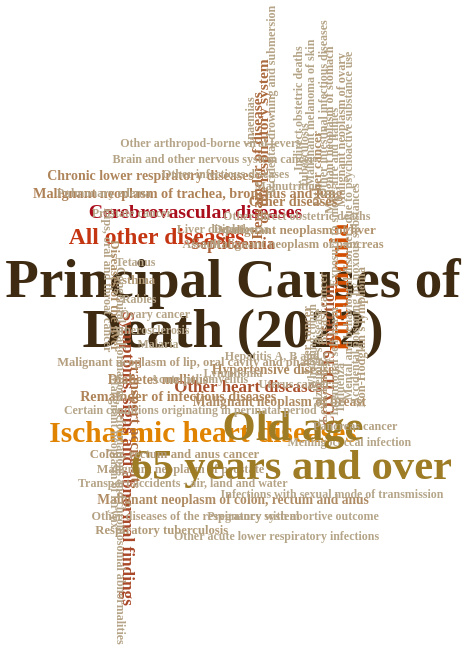

The specification (Vega-Lite) saved for this image:
### Vega-Lite specification from a JSON file in a GitHub repository (floating-point values rounded to 4 significant figures)
{"$schema": "https://vega.github.io/schema/vega-lite/v5.json", "config": {"view": {"stroke": ""}}, "width": "container", "height": 500, "background": null, "data": {"values": [{"word": "Principal Causes of", "count": 50000, "x": 200, "y": 205, "angle": 0, "Causes of Death": "Principal Causes of Death (2022)", "Death Cases": 206525}, {"word": "Death (2022)", "count": 50000, "x": 200, "y": 170, "angle": 0, "Causes of Death": "Principal Causes of Death (2022)", "Death Cases": 206525}, {"word": "Ischaemic heart diseases", "count": 20322, "x": 160, "y": 98, "angle": 0, "Causes of Death": "Ischaemic heart diseases", "Death Cases": 20322}, {"word": "Pneumonia", "count": 16770, "x": 343, "y": 200, "angle": -90, "Causes of Death": "Pneumonia", "Death Cases": 16770}, {"word": "All other diseases", "count": 13541, "x": 98, "y": 235, "angle": 0, "Causes of Death": "All other diseases", "Death Cases": 13541}, {"word": "Cerebrovascular diseases", "count": 9149, "x": 150, "y": 253, "angle": 0, "Causes of Death": "Cerebrovascular diseases", "Death Cases": 9149}, {"word": "Symptoms, signs and abnormal findings", "count": 6114, "x": 60, "y": 80, "angle": 90, "Causes of Death": "Symptoms, signs and abnormal findings", "Death Cases": 6114}, {"word": "Other heart diseases", "count": 5774, "x": 220, "y": 130, "angle": 0, "Causes of Death": "Other heart diseases", "Death Cases": 5774}, {"word": "COVID-19 infection", "count": 5314, "x": 328, "y": 152, "angle": -90, "Causes of Death": "COVID-19 infection", "Death Cases": 5314}, {"word": "Septicaemia", "count": 5006, "x": 200, "y": 230, "angle": 0, "Causes of Death": "Septicaemia", "Death Cases": 5006}, {"word": "Remainder of diseases", "count": 4131, "x": 232, "y": 285, "angle": -90, "Causes of Death": "Remainder of diseases of the respiratory system", "Death Cases": 4131}, {"word": "of the respiratory system", "count": 4131, "x": 240, "y": 302, "angle": -90, "Causes of Death": "Remainder of diseases of the respiratory system", "Death Cases": 4131}, {"word": "Transport accidents", "count": 4012, "x": 70, "y": 105, "angle": 90, "Causes of Death": "Transport accidents", "Death Cases": 4012}, {"word": "Malignant neoplasm of trachea, bronchus and lung", "count": 2644, "x": 140, "y": 265, "angle": 0, "Causes of Death": "Malignant neoplasm of trachea, bronchus and lung", "Death Cases": 2644}, {"word": "Remainder of infectious diseases", "count": 2573, "x": 127, "y": 123, "angle": 0, "Causes of Death": "Remainder of infectious diseases", "Death Cases": 2573}, {"word": "Chronic lower respiratory diseases", "count": 2324, "x": 90, "y": 278, "angle": 0, "Causes of Death": "Chronic lower respiratory diseases", "Death Cases": 2324}, {"word": "Hypertensive diseases", "count": 2123, "x": 257, "y": 142, "angle": 0, "Causes of Death": "Hypertensive diseases", "Death Cases": 2123}, {"word": "Diabetes mellitus", "count": 2085, "x": 100, "y": 135, "angle": 0, "Causes of Death": "Diabetes mellitus", "Death Cases": 2085}, {"word": "Malignant neoplasm of breast", "count": 1922, "x": 262, "y": 120, "angle": 0, "Causes of Death": "Malignant neoplasm of breast", "Death Cases": 1922}, {"word": "Malignant neoplasm of colon, rectum and anus", "count": 1894, "x": 200, "y": 51, "angle": 0, "Causes of Death": "Malignant neoplasm of colon, rectum and anus", "Death Cases": 1894}, {"word": "Diseases of the liver", "count": 1552, "x": 42, "y": 194, "angle": 90, "Causes of Death": "Diseases of the liver", "Death Cases": 1552}, {"word": "Malignant neoplasm of liver", "count": 1389, "x": 285, "y": 240, "angle": 0, "Causes of Death": "Malignant neoplasm of liver", "Death Cases": 1389}, {"word": "Respiratory tuberculosis", "count": 811, "x": 105, "y": 30, "angle": 0, "Causes of Death": "Respiratory tuberculosis", "Death Cases": 811}, {"word": "Leukaemia", "count": 725, "x": 320, "y": 126, "angle": -90, "Causes of Death": "Leukaemia", "Death Cases": 725}, {"word": "Malignant neoplasm of pancreas", "count": 672, "x": 285, "y": 230, "angle": 0, "Causes of Death": "Malignant neoplasm of pancreas", "Death Cases": 672}, {"word": "Malignant neoplasm of lip, oral cavity and pharynx", "count": 603, "x": 148, "y": 148, "angle": 0, "Causes of Death": "Malignant neoplasm of lip, oral cavity and pharynx", "Death Cases": 603}, {"word": "Non-Hodgkin's lymphoma", "count": 533, "x": 371, "y": 165, "angle": -90, "Causes of Death": "Non-Hodgkin's lymphoma", "Death Cases": 533}, {"word": "Malignant neoplasm of prostate", "count": 457, "x": 130, "y": 73, "angle": 0, "Causes of Death": "Malignant neoplasm of prostate", "Death Cases": 457}, {"word": "Malignant neoplasm of ovary", "count": 403, "x": 344, "y": 310, "angle": -90, "Causes of Death": "Malignant neoplasm of ovary", "Death Cases": 403}, {"word": "Malignant neoplasm of stomach", "count": 383, "x": 328, "y": 310, "angle": -90, "Causes of Death": "Malignant neoplasm of stomach", "Death Cases": 383}, {"word": "Anaemias", "count": 231, "x": 222, "y": 315, "angle": -90, "Causes of Death": "Anaemias", "Death Cases": 231}, {"word": "Accidental drowning and submersion", "count": 89, "x": 250, "y": 330, "angle": -90, "Causes of Death": "Accidental drowning and submersion", "Death Cases": 89}, {"word": "Malignant neoplasm of larynx", "count": 72, "x": 42, "y": 85, "angle": 90, "Causes of Death": "Malignant neoplasm of larynx", "Death Cases": 72}, {"word": "Other arthropod-borne viral fevers", "count": 67, "x": 170, "y": 301, "angle": 0, "Causes of Death": "Other arthropod-borne viral fevers", "Death Cases": 67}, {"word": "Other direct obstetric deaths", "count": 53, "x": 285, "y": 250, "angle": 0, "Causes of Death": "Other direct obstetric deaths", "Death Cases": 53}, {"word": "Other intestinal infectious diseases", "count": 51, "x": 320, "y": 325, "angle": -90, "Causes of Death": "Other intestinal infectious diseases", "Death Cases": 51}, {"word": "Malnutrition", "count": 51, "x": 273, "y": 271, "angle": 0, "Causes of Death": "Malnutrition", "Death Cases": 51}, {"word": "Assault", "count": 51, "x": 158, "y": 230, "angle": 0, "Causes of Death": "Assault", "Death Cases": 51}, {"word": "Indirect obstetric deaths", "count": 33, "x": 286, "y": 325, "angle": -90, "Causes of Death": "Indirect obstetric deaths", "Death Cases": 33}, {"word": "Malignant melanoma of skin", "count": 32, "x": 303, "y": 322, "angle": -90, "Causes of Death": "Malignant melanoma of skin", "Death Cases": 32}, {"word": "Alzheimer's disease", "count": 31, "x": 313, "y": 150, "angle": -90, "Causes of Death": "Alzheimer's disease", "Death Cases": 31}, {"word": "Influenza", "count": 27, "x": 342, "y": 130, "angle": -90, "Causes of Death": "Influenza", "Death Cases": 27}, {"word": "Accidental poisoning by noxious substances", "count": 27, "x": 362, "y": 195, "angle": -90, "Causes of Death": "Accidental poisoning by noxious substances", "Death Cases": 27}, {"word": "Other acute lower respiratory infections", "count": 26, "x": 258, "y": 26, "angle": 0, "Causes of Death": "Other acute lower respiratory infections", "Death Cases": 26}, {"word": "Atherosclerosis", "count": 18, "x": 90, "y": 170, "angle": 0, "Causes of Death": "Atherosclerosis", "Death Cases": 18}, {"word": "Pregnancy with abortive outcome", "count": 16, "x": 280, "y": 40, "angle": 0, "Causes of Death": "Pregnancy with abortive outcome", "Death Cases": 16}, {"word": "Malaria", "count": 12, "x": 100, "y": 160, "angle": 0, "Causes of Death": "Malaria", "Death Cases": 12}, {"word": "Infections with sexual mode of transmission", "count": 9, "x": 332, "y": 55, "angle": 0, "Causes of Death": "Infections with sexual mode of transmission", "Death Cases": 9}, {"word": "Exposure to smoke, fire and flames", "count": 9, "x": 335, "y": 263, "angle": -90, "Causes of Death": "Exposure to smoke, fire and flames", "Death Cases": 9}, {"word": "Rabies", "count": 8, "x": 75, "y": 192, "angle": 0, "Causes of Death": "Rabies", "Death Cases": 8}, {"word": "Intentional self-harm", "count": 8, "x": 334, "y": 148, "angle": -90, "Causes of Death": "Intentional self-harm", "Death Cases": 8}, {"word": "Tetanus", "count": 2, "x": 70, "y": 218, "angle": 0, "Causes of Death": "Tetanus", "Death Cases": 2}, {"word": "Meningococcal infection", "count": 2, "x": 355, "y": 92, "angle": 0, "Causes of Death": "Meningococcal infection", "Death Cases": 2}, {"word": "Diphtheria", "count": 1, "x": 211, "y": 241, "angle": 0, "Causes of Death": "Diphtheria", "Death Cases": 1}, {"word": "Whooping cough", "count": 1, "x": 305, "y": 158, "angle": -90, "Causes of Death": "Whooping cough", "Death Cases": 1}, {"word": "Acute poliomyelitis", "count": 1, "x": 155, "y": 136, "angle": 0, "Causes of Death": "Acute poliomyelitis", "Death Cases": 1}, {"word": "Mental and behavioural disorders due to psychoactive substance use", "count": 1, "x": 353, "y": 243, "angle": -90, "Causes of Death": "Mental and behavioural disorders due to psychoactive substance use", "Death Cases": 1}, {"word": "Old age", "count": 35679, "x": 280, "y": 102, "angle": 0, "Causes of Death": "Old age 65 years and over", "Death Cases": 35679}, {"word": "65 years and over", "count": 35679, "x": 278, "y": 75, "angle": 0, "Causes of Death": "Old age 65 years and over", "Death Cases": 25679}, {"word": "Other diseases", "count": 2697, "x": 280, "y": 260, "angle": 0, "Causes of Death": "Other diseases", "Death Cases": 2697}, {"word": "Other cancer", "count": 1652, "x": 312, "y": 283, "angle": -90, "Causes of Death": "Other cancer", "Death Cases": 1652}, {"word": "Colon, rectum and anus cancer", "count": 928, "x": 122, "y": 83, "angle": 0, "Causes of Death": "Colon, rectum and anus cancer", "Death Cases": 928}, {"word": "Asthma", "count": 909, "x": 68, "y": 205, "angle": 0, "Causes of Death": "Asthma", "Death Cases": 909}, {"word": "Liver cancer", "count": 695, "x": 298, "y": 163, "angle": -90, "Causes of Death": "Liver cancer", "Death Cases": 695}, {"word": "Breast cancer", "count": 685, "x": 320, "y": 185, "angle": -90, "Causes of Death": "Breast cancer", "Death Cases": 685}, {"word": "Other diseases of the respiratory system", "count": 297, "x": 150, "y": 40, "angle": 0, "Causes of Death": "Other diseases of the respiratory system", "Death Cases": 297}, {"word": "Pancreas cancer", "count": 219, "x": 363, "y": 103, "angle": 0, "Causes of Death": "Pancreas cancer", "Death Cases": 219}, {"word": "Liver disease", "count": 209, "x": 170, "y": 241, "angle": 0, "Causes of Death": "Liver disease", "Death Cases": 209}, {"word": "Prostate cancer", "count": 196, "x": 65, "y": 252, "angle": 0, "Causes of Death": "Prostate cancer", "Death Cases": 196}, {"word": "Brain and other nervous system cancer", "count": 186, "x": 174, "y": 290, "angle": 0, "Causes of Death": "Brain and other nervous system cancer", "Death Cases": 186}, {"word": "Tuberculosis", "count": 182, "x": 295, "y": 292, "angle": -90, "Causes of Death": "Tuberculosis", "Death Cases": 182}, {"word": "Uterus cancer", "count": 166, "x": 282, "y": 132, "angle": 0, "Causes of Death": "Uterus cancer", "Death Cases": 166}, {"word": "Pulmonary edema", "count": 145, "x": 28, "y": 266, "angle": 0, "Causes of Death": "Pulmonary edema", "Death Cases": 145}, {"word": "Lips, oral and throat cancer", "count": 135, "x": 33, "y": 205, "angle": 90, "Causes of Death": "Lips, oral and throat cancer", "Death Cases": 135}, {"word": "Ovary cancer", "count": 132, "x": 96, "y": 181, "angle": 0, "Causes of Death": "Ovary cancer", "Death Cases": 132}, {"word": "Other infectious diseases", "count": 131, "x": 190, "y": 279, "angle": 0, "Causes of Death": "Other infectious diseases", "Death Cases": 131}, {"word": "Congenital malformations, deformations and chromosomal abnormalities", "count": 114, "x": 51, "y": 82, "angle": 90, "Causes of Death": "Congenital malformations, deformations and chromosomal abnormalities", "Death Cases": 114}, {"word": "Lymphoma", "count": 101, "x": 200, "y": 140, "angle": 0, "Causes of Death": "Lymphoma", "Death Cases": 101}, {"word": "Transport accidents - air, land and water", "count": 100, "x": 133, "y": 63, "angle": 0, "Causes of Death": "Transport accidents - air, land and water", "Death Cases": 100}, {"word": "Hepatitis A, B and C", "count": 58, "x": 260, "y": 152, "angle": 0, "Causes of Death": "Hepatitis A, B and C", "Death Cases": 58}, {"word": "Certain conditions originating in perinatal period", "count": 15, "x": 143, "y": 114, "angle": 0, "Causes of Death": "Certain conditions originating in perinatal period", "Death Cases": 15}]}, "mark": {"type": "text", "tooltip": true, "fontWeight": "bold", "font": "Lilita One"}, "encoding": {"x": {"field": "x", "type": "quantitative", "scale": {"domain": [0, 400]}, "axis": null}, "y": {"field": "y", "type": "quantitative", "scale": {"domain": [0, 350]}, "axis": null}, "text": {"field": "word"}, "size": {"field": "count", "type": "quantitative", "scale": {"domain": [50, 50000], "range": [12, 55]}, "legend": null}, "angle": {"field": "angle", "type": "quantitative", "scale": {"domain": [0, 360]}}, "color": {"field": "count", "type": "quantitative", "scale": {"range": ["#b5a589", "#a5021d", "#d44c00", "#e3c300", "#aa9228", "#74491f", "#3f2b12"]}, "legend": null}, "tooltip": [{"field": "Causes of Death", "title": "Cause of Death", "type": "nominal"}, {"field": "Death Cases", "type": "quantitative", "format": ","}]}}
